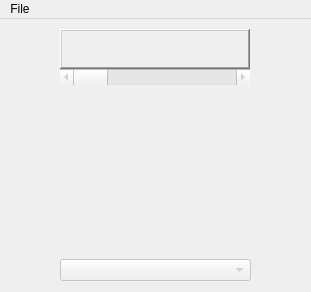
<?xml version="1.0" encoding="UTF-8"?>
<ui version="4.0">
 <class>frmBoxes</class>
 <widget class="QMainWindow" name="frmBoxes">
  <property name="geometry">
   <rect>
    <x>0</x>
    <y>0</y>
    <width>311</width>
    <height>292</height>
   </rect>
  </property>
  <property name="sizePolicy">
   <sizepolicy hsizetype="Fixed" vsizetype="Fixed">
    <horstretch>0</horstretch>
    <verstretch>0</verstretch>
   </sizepolicy>
  </property>
  <property name="windowTitle">
   <string>PKMDS Qt Edition</string>
  </property>
  <widget class="QWidget" name="centralWidget">
   <widget class="QFrame" name="pc_frame">
    <property name="geometry">
     <rect>
      <x>60</x>
      <y>70</y>
      <width>192</width>
      <height>160</height>
     </rect>
    </property>
    <property name="styleSheet">
     <string notr="true">background: transparent</string>
    </property>
    <property name="frameShape">
     <enum>QFrame::NoFrame</enum>
    </property>
    <property name="frameShadow">
     <enum>QFrame::Plain</enum>
    </property>
    <widget class="QGraphicsView" name="pbBoxSlot26">
     <property name="geometry">
      <rect>
       <x>30</x>
       <y>120</y>
       <width>32</width>
       <height>32</height>
      </rect>
     </property>
     <property name="maximumSize">
      <size>
       <width>32</width>
       <height>32</height>
      </size>
     </property>
     <property name="styleSheet">
      <string notr="true">background: transparent</string>
     </property>
     <property name="frameShape">
      <enum>QFrame::NoFrame</enum>
     </property>
     <property name="frameShadow">
      <enum>QFrame::Plain</enum>
     </property>
     <property name="verticalScrollBarPolicy">
      <enum>Qt::ScrollBarAlwaysOff</enum>
     </property>
     <property name="horizontalScrollBarPolicy">
      <enum>Qt::ScrollBarAlwaysOff</enum>
     </property>
    </widget>
    <widget class="QGraphicsView" name="pbBoxSlot20">
     <property name="geometry">
      <rect>
       <x>30</x>
       <y>90</y>
       <width>32</width>
       <height>32</height>
      </rect>
     </property>
     <property name="maximumSize">
      <size>
       <width>32</width>
       <height>32</height>
      </size>
     </property>
     <property name="styleSheet">
      <string notr="true">background: transparent</string>
     </property>
     <property name="frameShape">
      <enum>QFrame::NoFrame</enum>
     </property>
     <property name="frameShadow">
      <enum>QFrame::Plain</enum>
     </property>
     <property name="verticalScrollBarPolicy">
      <enum>Qt::ScrollBarAlwaysOff</enum>
     </property>
     <property name="horizontalScrollBarPolicy">
      <enum>Qt::ScrollBarAlwaysOff</enum>
     </property>
    </widget>
    <widget class="QGraphicsView" name="pbBoxSlot28">
     <property name="geometry">
      <rect>
       <x>90</x>
       <y>120</y>
       <width>32</width>
       <height>32</height>
      </rect>
     </property>
     <property name="maximumSize">
      <size>
       <width>32</width>
       <height>32</height>
      </size>
     </property>
     <property name="styleSheet">
      <string notr="true">background: transparent</string>
     </property>
     <property name="frameShape">
      <enum>QFrame::NoFrame</enum>
     </property>
     <property name="frameShadow">
      <enum>QFrame::Plain</enum>
     </property>
     <property name="verticalScrollBarPolicy">
      <enum>Qt::ScrollBarAlwaysOff</enum>
     </property>
     <property name="horizontalScrollBarPolicy">
      <enum>Qt::ScrollBarAlwaysOff</enum>
     </property>
    </widget>
    <widget class="QGraphicsView" name="pbBoxSlot17">
     <property name="geometry">
      <rect>
       <x>120</x>
       <y>60</y>
       <width>32</width>
       <height>32</height>
      </rect>
     </property>
     <property name="maximumSize">
      <size>
       <width>32</width>
       <height>32</height>
      </size>
     </property>
     <property name="styleSheet">
      <string notr="true">background: transparent</string>
     </property>
     <property name="frameShape">
      <enum>QFrame::NoFrame</enum>
     </property>
     <property name="frameShadow">
      <enum>QFrame::Plain</enum>
     </property>
     <property name="verticalScrollBarPolicy">
      <enum>Qt::ScrollBarAlwaysOff</enum>
     </property>
     <property name="horizontalScrollBarPolicy">
      <enum>Qt::ScrollBarAlwaysOff</enum>
     </property>
    </widget>
    <widget class="QGraphicsView" name="pbBoxSlot29">
     <property name="geometry">
      <rect>
       <x>120</x>
       <y>120</y>
       <width>32</width>
       <height>32</height>
      </rect>
     </property>
     <property name="maximumSize">
      <size>
       <width>32</width>
       <height>32</height>
      </size>
     </property>
     <property name="styleSheet">
      <string notr="true">background: transparent</string>
     </property>
     <property name="frameShape">
      <enum>QFrame::NoFrame</enum>
     </property>
     <property name="frameShadow">
      <enum>QFrame::Plain</enum>
     </property>
     <property name="verticalScrollBarPolicy">
      <enum>Qt::ScrollBarAlwaysOff</enum>
     </property>
     <property name="horizontalScrollBarPolicy">
      <enum>Qt::ScrollBarAlwaysOff</enum>
     </property>
    </widget>
    <widget class="QGraphicsView" name="pbPCBox">
     <property name="geometry">
      <rect>
       <x>0</x>
       <y>0</y>
       <width>192</width>
       <height>160</height>
      </rect>
     </property>
     <property name="frameShape">
      <enum>QFrame::NoFrame</enum>
     </property>
     <property name="frameShadow">
      <enum>QFrame::Plain</enum>
     </property>
     <property name="verticalScrollBarPolicy">
      <enum>Qt::ScrollBarAlwaysOff</enum>
     </property>
     <property name="horizontalScrollBarPolicy">
      <enum>Qt::ScrollBarAlwaysOff</enum>
     </property>
    </widget>
    <widget class="QGraphicsView" name="pbBoxSlot07">
     <property name="geometry">
      <rect>
       <x>0</x>
       <y>30</y>
       <width>32</width>
       <height>32</height>
      </rect>
     </property>
     <property name="maximumSize">
      <size>
       <width>32</width>
       <height>32</height>
      </size>
     </property>
     <property name="styleSheet">
      <string notr="true">background: transparent</string>
     </property>
     <property name="frameShape">
      <enum>QFrame::NoFrame</enum>
     </property>
     <property name="frameShadow">
      <enum>QFrame::Plain</enum>
     </property>
     <property name="verticalScrollBarPolicy">
      <enum>Qt::ScrollBarAlwaysOff</enum>
     </property>
     <property name="horizontalScrollBarPolicy">
      <enum>Qt::ScrollBarAlwaysOff</enum>
     </property>
    </widget>
    <widget class="QGraphicsView" name="pbBoxSlot25">
     <property name="geometry">
      <rect>
       <x>0</x>
       <y>120</y>
       <width>32</width>
       <height>32</height>
      </rect>
     </property>
     <property name="maximumSize">
      <size>
       <width>32</width>
       <height>32</height>
      </size>
     </property>
     <property name="styleSheet">
      <string notr="true">background: transparent</string>
     </property>
     <property name="frameShape">
      <enum>QFrame::NoFrame</enum>
     </property>
     <property name="frameShadow">
      <enum>QFrame::Plain</enum>
     </property>
     <property name="verticalScrollBarPolicy">
      <enum>Qt::ScrollBarAlwaysOff</enum>
     </property>
     <property name="horizontalScrollBarPolicy">
      <enum>Qt::ScrollBarAlwaysOff</enum>
     </property>
    </widget>
    <widget class="QGraphicsView" name="pbBoxSlot30">
     <property name="geometry">
      <rect>
       <x>150</x>
       <y>120</y>
       <width>32</width>
       <height>32</height>
      </rect>
     </property>
     <property name="maximumSize">
      <size>
       <width>32</width>
       <height>32</height>
      </size>
     </property>
     <property name="styleSheet">
      <string notr="true">background: transparent</string>
     </property>
     <property name="frameShape">
      <enum>QFrame::NoFrame</enum>
     </property>
     <property name="frameShadow">
      <enum>QFrame::Plain</enum>
     </property>
     <property name="verticalScrollBarPolicy">
      <enum>Qt::ScrollBarAlwaysOff</enum>
     </property>
     <property name="horizontalScrollBarPolicy">
      <enum>Qt::ScrollBarAlwaysOff</enum>
     </property>
    </widget>
    <widget class="QGraphicsView" name="pbBoxSlot27">
     <property name="geometry">
      <rect>
       <x>60</x>
       <y>120</y>
       <width>32</width>
       <height>32</height>
      </rect>
     </property>
     <property name="maximumSize">
      <size>
       <width>32</width>
       <height>32</height>
      </size>
     </property>
     <property name="styleSheet">
      <string notr="true">background: transparent</string>
     </property>
     <property name="frameShape">
      <enum>QFrame::NoFrame</enum>
     </property>
     <property name="frameShadow">
      <enum>QFrame::Plain</enum>
     </property>
     <property name="verticalScrollBarPolicy">
      <enum>Qt::ScrollBarAlwaysOff</enum>
     </property>
     <property name="horizontalScrollBarPolicy">
      <enum>Qt::ScrollBarAlwaysOff</enum>
     </property>
    </widget>
    <widget class="QGraphicsView" name="pbBoxSlot11">
     <property name="geometry">
      <rect>
       <x>120</x>
       <y>30</y>
       <width>32</width>
       <height>32</height>
      </rect>
     </property>
     <property name="maximumSize">
      <size>
       <width>32</width>
       <height>32</height>
      </size>
     </property>
     <property name="styleSheet">
      <string notr="true">background: transparent</string>
     </property>
     <property name="frameShape">
      <enum>QFrame::NoFrame</enum>
     </property>
     <property name="frameShadow">
      <enum>QFrame::Plain</enum>
     </property>
     <property name="verticalScrollBarPolicy">
      <enum>Qt::ScrollBarAlwaysOff</enum>
     </property>
     <property name="horizontalScrollBarPolicy">
      <enum>Qt::ScrollBarAlwaysOff</enum>
     </property>
    </widget>
    <widget class="QGraphicsView" name="pbBoxSlot15">
     <property name="geometry">
      <rect>
       <x>60</x>
       <y>60</y>
       <width>32</width>
       <height>32</height>
      </rect>
     </property>
     <property name="maximumSize">
      <size>
       <width>32</width>
       <height>32</height>
      </size>
     </property>
     <property name="styleSheet">
      <string notr="true">background: transparent</string>
     </property>
     <property name="frameShape">
      <enum>QFrame::NoFrame</enum>
     </property>
     <property name="frameShadow">
      <enum>QFrame::Plain</enum>
     </property>
     <property name="verticalScrollBarPolicy">
      <enum>Qt::ScrollBarAlwaysOff</enum>
     </property>
     <property name="horizontalScrollBarPolicy">
      <enum>Qt::ScrollBarAlwaysOff</enum>
     </property>
    </widget>
    <widget class="QGraphicsView" name="pbBoxSlot01">
     <property name="geometry">
      <rect>
       <x>0</x>
       <y>0</y>
       <width>32</width>
       <height>32</height>
      </rect>
     </property>
     <property name="maximumSize">
      <size>
       <width>32</width>
       <height>32</height>
      </size>
     </property>
     <property name="styleSheet">
      <string notr="true">background: transparent</string>
     </property>
     <property name="frameShape">
      <enum>QFrame::NoFrame</enum>
     </property>
     <property name="frameShadow">
      <enum>QFrame::Plain</enum>
     </property>
     <property name="verticalScrollBarPolicy">
      <enum>Qt::ScrollBarAlwaysOff</enum>
     </property>
     <property name="horizontalScrollBarPolicy">
      <enum>Qt::ScrollBarAlwaysOff</enum>
     </property>
    </widget>
    <widget class="QGraphicsView" name="pbBoxSlot12">
     <property name="geometry">
      <rect>
       <x>150</x>
       <y>30</y>
       <width>32</width>
       <height>32</height>
      </rect>
     </property>
     <property name="maximumSize">
      <size>
       <width>32</width>
       <height>32</height>
      </size>
     </property>
     <property name="styleSheet">
      <string notr="true">background: transparent</string>
     </property>
     <property name="frameShape">
      <enum>QFrame::NoFrame</enum>
     </property>
     <property name="frameShadow">
      <enum>QFrame::Plain</enum>
     </property>
     <property name="verticalScrollBarPolicy">
      <enum>Qt::ScrollBarAlwaysOff</enum>
     </property>
     <property name="horizontalScrollBarPolicy">
      <enum>Qt::ScrollBarAlwaysOff</enum>
     </property>
    </widget>
    <widget class="QGraphicsView" name="pbBoxSlot23">
     <property name="geometry">
      <rect>
       <x>120</x>
       <y>90</y>
       <width>32</width>
       <height>32</height>
      </rect>
     </property>
     <property name="maximumSize">
      <size>
       <width>32</width>
       <height>32</height>
      </size>
     </property>
     <property name="styleSheet">
      <string notr="true">background: transparent</string>
     </property>
     <property name="frameShape">
      <enum>QFrame::NoFrame</enum>
     </property>
     <property name="frameShadow">
      <enum>QFrame::Plain</enum>
     </property>
     <property name="verticalScrollBarPolicy">
      <enum>Qt::ScrollBarAlwaysOff</enum>
     </property>
     <property name="horizontalScrollBarPolicy">
      <enum>Qt::ScrollBarAlwaysOff</enum>
     </property>
    </widget>
    <widget class="QGraphicsView" name="pbBoxSlot09">
     <property name="geometry">
      <rect>
       <x>60</x>
       <y>30</y>
       <width>32</width>
       <height>32</height>
      </rect>
     </property>
     <property name="maximumSize">
      <size>
       <width>32</width>
       <height>32</height>
      </size>
     </property>
     <property name="styleSheet">
      <string notr="true">background: transparent</string>
     </property>
     <property name="frameShape">
      <enum>QFrame::NoFrame</enum>
     </property>
     <property name="frameShadow">
      <enum>QFrame::Plain</enum>
     </property>
     <property name="verticalScrollBarPolicy">
      <enum>Qt::ScrollBarAlwaysOff</enum>
     </property>
     <property name="horizontalScrollBarPolicy">
      <enum>Qt::ScrollBarAlwaysOff</enum>
     </property>
    </widget>
    <widget class="QGraphicsView" name="pbBoxSlot13">
     <property name="geometry">
      <rect>
       <x>0</x>
       <y>60</y>
       <width>32</width>
       <height>32</height>
      </rect>
     </property>
     <property name="maximumSize">
      <size>
       <width>32</width>
       <height>32</height>
      </size>
     </property>
     <property name="styleSheet">
      <string notr="true">background: transparent</string>
     </property>
     <property name="frameShape">
      <enum>QFrame::NoFrame</enum>
     </property>
     <property name="frameShadow">
      <enum>QFrame::Plain</enum>
     </property>
     <property name="verticalScrollBarPolicy">
      <enum>Qt::ScrollBarAlwaysOff</enum>
     </property>
     <property name="horizontalScrollBarPolicy">
      <enum>Qt::ScrollBarAlwaysOff</enum>
     </property>
    </widget>
    <widget class="QGraphicsView" name="pbBoxSlot19">
     <property name="geometry">
      <rect>
       <x>0</x>
       <y>90</y>
       <width>32</width>
       <height>32</height>
      </rect>
     </property>
     <property name="maximumSize">
      <size>
       <width>32</width>
       <height>32</height>
      </size>
     </property>
     <property name="styleSheet">
      <string notr="true">background: transparent</string>
     </property>
     <property name="frameShape">
      <enum>QFrame::NoFrame</enum>
     </property>
     <property name="frameShadow">
      <enum>QFrame::Plain</enum>
     </property>
     <property name="verticalScrollBarPolicy">
      <enum>Qt::ScrollBarAlwaysOff</enum>
     </property>
     <property name="horizontalScrollBarPolicy">
      <enum>Qt::ScrollBarAlwaysOff</enum>
     </property>
    </widget>
    <widget class="QGraphicsView" name="pbBoxSlot04">
     <property name="geometry">
      <rect>
       <x>90</x>
       <y>0</y>
       <width>32</width>
       <height>32</height>
      </rect>
     </property>
     <property name="maximumSize">
      <size>
       <width>32</width>
       <height>32</height>
      </size>
     </property>
     <property name="styleSheet">
      <string notr="true">background: transparent</string>
     </property>
     <property name="frameShape">
      <enum>QFrame::NoFrame</enum>
     </property>
     <property name="frameShadow">
      <enum>QFrame::Plain</enum>
     </property>
     <property name="verticalScrollBarPolicy">
      <enum>Qt::ScrollBarAlwaysOff</enum>
     </property>
     <property name="horizontalScrollBarPolicy">
      <enum>Qt::ScrollBarAlwaysOff</enum>
     </property>
    </widget>
    <widget class="QGraphicsView" name="pbBoxSlot05">
     <property name="geometry">
      <rect>
       <x>120</x>
       <y>0</y>
       <width>32</width>
       <height>32</height>
      </rect>
     </property>
     <property name="maximumSize">
      <size>
       <width>32</width>
       <height>32</height>
      </size>
     </property>
     <property name="styleSheet">
      <string notr="true">background: transparent</string>
     </property>
     <property name="frameShape">
      <enum>QFrame::NoFrame</enum>
     </property>
     <property name="frameShadow">
      <enum>QFrame::Plain</enum>
     </property>
     <property name="verticalScrollBarPolicy">
      <enum>Qt::ScrollBarAlwaysOff</enum>
     </property>
     <property name="horizontalScrollBarPolicy">
      <enum>Qt::ScrollBarAlwaysOff</enum>
     </property>
    </widget>
    <widget class="QGraphicsView" name="pbBoxSlot02">
     <property name="geometry">
      <rect>
       <x>30</x>
       <y>0</y>
       <width>32</width>
       <height>32</height>
      </rect>
     </property>
     <property name="maximumSize">
      <size>
       <width>32</width>
       <height>32</height>
      </size>
     </property>
     <property name="styleSheet">
      <string notr="true">background: transparent</string>
     </property>
     <property name="frameShape">
      <enum>QFrame::NoFrame</enum>
     </property>
     <property name="frameShadow">
      <enum>QFrame::Plain</enum>
     </property>
     <property name="verticalScrollBarPolicy">
      <enum>Qt::ScrollBarAlwaysOff</enum>
     </property>
     <property name="horizontalScrollBarPolicy">
      <enum>Qt::ScrollBarAlwaysOff</enum>
     </property>
    </widget>
    <widget class="QGraphicsView" name="pbBoxSlot16">
     <property name="geometry">
      <rect>
       <x>90</x>
       <y>60</y>
       <width>32</width>
       <height>32</height>
      </rect>
     </property>
     <property name="maximumSize">
      <size>
       <width>32</width>
       <height>32</height>
      </size>
     </property>
     <property name="styleSheet">
      <string notr="true">background: transparent</string>
     </property>
     <property name="frameShape">
      <enum>QFrame::NoFrame</enum>
     </property>
     <property name="frameShadow">
      <enum>QFrame::Plain</enum>
     </property>
     <property name="verticalScrollBarPolicy">
      <enum>Qt::ScrollBarAlwaysOff</enum>
     </property>
     <property name="horizontalScrollBarPolicy">
      <enum>Qt::ScrollBarAlwaysOff</enum>
     </property>
    </widget>
    <widget class="QGraphicsView" name="pbBoxSlot03">
     <property name="geometry">
      <rect>
       <x>60</x>
       <y>0</y>
       <width>32</width>
       <height>32</height>
      </rect>
     </property>
     <property name="maximumSize">
      <size>
       <width>32</width>
       <height>32</height>
      </size>
     </property>
     <property name="styleSheet">
      <string notr="true">background: transparent</string>
     </property>
     <property name="frameShape">
      <enum>QFrame::NoFrame</enum>
     </property>
     <property name="frameShadow">
      <enum>QFrame::Plain</enum>
     </property>
     <property name="verticalScrollBarPolicy">
      <enum>Qt::ScrollBarAlwaysOff</enum>
     </property>
     <property name="horizontalScrollBarPolicy">
      <enum>Qt::ScrollBarAlwaysOff</enum>
     </property>
    </widget>
    <widget class="QGraphicsView" name="pbBoxSlot18">
     <property name="geometry">
      <rect>
       <x>150</x>
       <y>60</y>
       <width>32</width>
       <height>32</height>
      </rect>
     </property>
     <property name="maximumSize">
      <size>
       <width>32</width>
       <height>32</height>
      </size>
     </property>
     <property name="styleSheet">
      <string notr="true">background: transparent</string>
     </property>
     <property name="frameShape">
      <enum>QFrame::NoFrame</enum>
     </property>
     <property name="frameShadow">
      <enum>QFrame::Plain</enum>
     </property>
     <property name="verticalScrollBarPolicy">
      <enum>Qt::ScrollBarAlwaysOff</enum>
     </property>
     <property name="horizontalScrollBarPolicy">
      <enum>Qt::ScrollBarAlwaysOff</enum>
     </property>
    </widget>
    <widget class="QGraphicsView" name="pbBoxSlot22">
     <property name="geometry">
      <rect>
       <x>90</x>
       <y>90</y>
       <width>32</width>
       <height>32</height>
      </rect>
     </property>
     <property name="maximumSize">
      <size>
       <width>32</width>
       <height>32</height>
      </size>
     </property>
     <property name="styleSheet">
      <string notr="true">background: transparent</string>
     </property>
     <property name="frameShape">
      <enum>QFrame::NoFrame</enum>
     </property>
     <property name="frameShadow">
      <enum>QFrame::Plain</enum>
     </property>
     <property name="verticalScrollBarPolicy">
      <enum>Qt::ScrollBarAlwaysOff</enum>
     </property>
     <property name="horizontalScrollBarPolicy">
      <enum>Qt::ScrollBarAlwaysOff</enum>
     </property>
    </widget>
    <widget class="QGraphicsView" name="pbBoxSlot10">
     <property name="geometry">
      <rect>
       <x>90</x>
       <y>30</y>
       <width>32</width>
       <height>32</height>
      </rect>
     </property>
     <property name="maximumSize">
      <size>
       <width>32</width>
       <height>32</height>
      </size>
     </property>
     <property name="styleSheet">
      <string notr="true">background: transparent</string>
     </property>
     <property name="frameShape">
      <enum>QFrame::NoFrame</enum>
     </property>
     <property name="frameShadow">
      <enum>QFrame::Plain</enum>
     </property>
     <property name="verticalScrollBarPolicy">
      <enum>Qt::ScrollBarAlwaysOff</enum>
     </property>
     <property name="horizontalScrollBarPolicy">
      <enum>Qt::ScrollBarAlwaysOff</enum>
     </property>
    </widget>
    <widget class="QGraphicsView" name="pbBoxSlot06">
     <property name="geometry">
      <rect>
       <x>150</x>
       <y>0</y>
       <width>32</width>
       <height>32</height>
      </rect>
     </property>
     <property name="maximumSize">
      <size>
       <width>32</width>
       <height>32</height>
      </size>
     </property>
     <property name="styleSheet">
      <string notr="true">background: transparent</string>
     </property>
     <property name="frameShape">
      <enum>QFrame::NoFrame</enum>
     </property>
     <property name="frameShadow">
      <enum>QFrame::Plain</enum>
     </property>
     <property name="verticalScrollBarPolicy">
      <enum>Qt::ScrollBarAlwaysOff</enum>
     </property>
     <property name="horizontalScrollBarPolicy">
      <enum>Qt::ScrollBarAlwaysOff</enum>
     </property>
    </widget>
    <widget class="QGraphicsView" name="pbBoxSlot08">
     <property name="geometry">
      <rect>
       <x>30</x>
       <y>30</y>
       <width>32</width>
       <height>32</height>
      </rect>
     </property>
     <property name="maximumSize">
      <size>
       <width>32</width>
       <height>32</height>
      </size>
     </property>
     <property name="styleSheet">
      <string notr="true">background: transparent</string>
     </property>
     <property name="frameShape">
      <enum>QFrame::NoFrame</enum>
     </property>
     <property name="frameShadow">
      <enum>QFrame::Plain</enum>
     </property>
     <property name="verticalScrollBarPolicy">
      <enum>Qt::ScrollBarAlwaysOff</enum>
     </property>
     <property name="horizontalScrollBarPolicy">
      <enum>Qt::ScrollBarAlwaysOff</enum>
     </property>
    </widget>
    <widget class="QGraphicsView" name="pbBoxSlot14">
     <property name="geometry">
      <rect>
       <x>30</x>
       <y>60</y>
       <width>32</width>
       <height>32</height>
      </rect>
     </property>
     <property name="maximumSize">
      <size>
       <width>32</width>
       <height>32</height>
      </size>
     </property>
     <property name="styleSheet">
      <string notr="true">background: transparent</string>
     </property>
     <property name="frameShape">
      <enum>QFrame::NoFrame</enum>
     </property>
     <property name="frameShadow">
      <enum>QFrame::Plain</enum>
     </property>
     <property name="verticalScrollBarPolicy">
      <enum>Qt::ScrollBarAlwaysOff</enum>
     </property>
     <property name="horizontalScrollBarPolicy">
      <enum>Qt::ScrollBarAlwaysOff</enum>
     </property>
    </widget>
    <widget class="QGraphicsView" name="pbBoxSlot21">
     <property name="geometry">
      <rect>
       <x>60</x>
       <y>90</y>
       <width>32</width>
       <height>32</height>
      </rect>
     </property>
     <property name="maximumSize">
      <size>
       <width>32</width>
       <height>32</height>
      </size>
     </property>
     <property name="styleSheet">
      <string notr="true">background: transparent</string>
     </property>
     <property name="frameShape">
      <enum>QFrame::NoFrame</enum>
     </property>
     <property name="frameShadow">
      <enum>QFrame::Plain</enum>
     </property>
     <property name="verticalScrollBarPolicy">
      <enum>Qt::ScrollBarAlwaysOff</enum>
     </property>
     <property name="horizontalScrollBarPolicy">
      <enum>Qt::ScrollBarAlwaysOff</enum>
     </property>
    </widget>
    <widget class="QGraphicsView" name="pbBoxSlot24">
     <property name="geometry">
      <rect>
       <x>150</x>
       <y>90</y>
       <width>32</width>
       <height>32</height>
      </rect>
     </property>
     <property name="maximumSize">
      <size>
       <width>32</width>
       <height>32</height>
      </size>
     </property>
     <property name="styleSheet">
      <string notr="true">background: transparent</string>
     </property>
     <property name="frameShape">
      <enum>QFrame::NoFrame</enum>
     </property>
     <property name="frameShadow">
      <enum>QFrame::Plain</enum>
     </property>
     <property name="verticalScrollBarPolicy">
      <enum>Qt::ScrollBarAlwaysOff</enum>
     </property>
     <property name="horizontalScrollBarPolicy">
      <enum>Qt::ScrollBarAlwaysOff</enum>
     </property>
    </widget>
    <zorder>pbPCBox</zorder>
    <zorder>pbBoxSlot30</zorder>
    <zorder>pbBoxSlot25</zorder>
    <zorder>pbBoxSlot08</zorder>
    <zorder>pbBoxSlot23</zorder>
    <zorder>pbBoxSlot15</zorder>
    <zorder>pbBoxSlot19</zorder>
    <zorder>pbBoxSlot18</zorder>
    <zorder>pbBoxSlot20</zorder>
    <zorder>pbBoxSlot22</zorder>
    <zorder>pbBoxSlot04</zorder>
    <zorder>pbBoxSlot07</zorder>
    <zorder>pbBoxSlot21</zorder>
    <zorder>pbBoxSlot01</zorder>
    <zorder>pbBoxSlot28</zorder>
    <zorder>pbBoxSlot29</zorder>
    <zorder>pbBoxSlot12</zorder>
    <zorder>pbBoxSlot24</zorder>
    <zorder>pbBoxSlot09</zorder>
    <zorder>pbBoxSlot26</zorder>
    <zorder>pbBoxSlot27</zorder>
    <zorder>pbBoxSlot06</zorder>
    <zorder>pbBoxSlot03</zorder>
    <zorder>pbBoxSlot13</zorder>
    <zorder>pbBoxSlot11</zorder>
    <zorder>pbBoxSlot17</zorder>
    <zorder>pbBoxSlot16</zorder>
    <zorder>pbBoxSlot14</zorder>
    <zorder>pbBoxSlot02</zorder>
    <zorder>pbBoxSlot05</zorder>
    <zorder>pbBoxSlot10</zorder>
   </widget>
   <widget class="QFrame" name="party_frame">
    <property name="geometry">
     <rect>
      <x>60</x>
      <y>10</y>
      <width>190</width>
      <height>40</height>
     </rect>
    </property>
    <property name="frameShape">
     <enum>QFrame::WinPanel</enum>
    </property>
    <property name="frameShadow">
     <enum>QFrame::Raised</enum>
    </property>
    <widget class="QGraphicsView" name="pbPartySlot06">
     <property name="geometry">
      <rect>
       <x>150</x>
       <y>0</y>
       <width>32</width>
       <height>32</height>
      </rect>
     </property>
     <property name="styleSheet">
      <string notr="true">background: transparent</string>
     </property>
     <property name="frameShape">
      <enum>QFrame::NoFrame</enum>
     </property>
     <property name="verticalScrollBarPolicy">
      <enum>Qt::ScrollBarAlwaysOff</enum>
     </property>
     <property name="horizontalScrollBarPolicy">
      <enum>Qt::ScrollBarAlwaysOff</enum>
     </property>
    </widget>
    <widget class="QGraphicsView" name="pbPartySlot04">
     <property name="geometry">
      <rect>
       <x>90</x>
       <y>0</y>
       <width>32</width>
       <height>32</height>
      </rect>
     </property>
     <property name="styleSheet">
      <string notr="true">background: transparent</string>
     </property>
     <property name="frameShape">
      <enum>QFrame::NoFrame</enum>
     </property>
     <property name="verticalScrollBarPolicy">
      <enum>Qt::ScrollBarAlwaysOff</enum>
     </property>
     <property name="horizontalScrollBarPolicy">
      <enum>Qt::ScrollBarAlwaysOff</enum>
     </property>
    </widget>
    <widget class="QGraphicsView" name="pbPartySlot01">
     <property name="geometry">
      <rect>
       <x>0</x>
       <y>0</y>
       <width>32</width>
       <height>32</height>
      </rect>
     </property>
     <property name="styleSheet">
      <string notr="true">background: transparent</string>
     </property>
     <property name="frameShape">
      <enum>QFrame::NoFrame</enum>
     </property>
     <property name="verticalScrollBarPolicy">
      <enum>Qt::ScrollBarAlwaysOff</enum>
     </property>
     <property name="horizontalScrollBarPolicy">
      <enum>Qt::ScrollBarAlwaysOff</enum>
     </property>
    </widget>
    <widget class="QGraphicsView" name="pbPartySlot03">
     <property name="geometry">
      <rect>
       <x>60</x>
       <y>0</y>
       <width>32</width>
       <height>32</height>
      </rect>
     </property>
     <property name="styleSheet">
      <string notr="true">background: transparent</string>
     </property>
     <property name="frameShape">
      <enum>QFrame::NoFrame</enum>
     </property>
     <property name="verticalScrollBarPolicy">
      <enum>Qt::ScrollBarAlwaysOff</enum>
     </property>
     <property name="horizontalScrollBarPolicy">
      <enum>Qt::ScrollBarAlwaysOff</enum>
     </property>
    </widget>
    <widget class="QGraphicsView" name="pbPartySlot02">
     <property name="geometry">
      <rect>
       <x>30</x>
       <y>0</y>
       <width>32</width>
       <height>32</height>
      </rect>
     </property>
     <property name="styleSheet">
      <string notr="true">background: transparent</string>
     </property>
     <property name="frameShape">
      <enum>QFrame::NoFrame</enum>
     </property>
     <property name="verticalScrollBarPolicy">
      <enum>Qt::ScrollBarAlwaysOff</enum>
     </property>
     <property name="horizontalScrollBarPolicy">
      <enum>Qt::ScrollBarAlwaysOff</enum>
     </property>
    </widget>
    <widget class="QGraphicsView" name="pbPartySlot05">
     <property name="geometry">
      <rect>
       <x>120</x>
       <y>0</y>
       <width>32</width>
       <height>32</height>
      </rect>
     </property>
     <property name="styleSheet">
      <string notr="true">background: transparent</string>
     </property>
     <property name="frameShape">
      <enum>QFrame::NoFrame</enum>
     </property>
     <property name="verticalScrollBarPolicy">
      <enum>Qt::ScrollBarAlwaysOff</enum>
     </property>
     <property name="horizontalScrollBarPolicy">
      <enum>Qt::ScrollBarAlwaysOff</enum>
     </property>
    </widget>
    <zorder>pbPartySlot01</zorder>
    <zorder>pbPartySlot02</zorder>
    <zorder>pbPartySlot04</zorder>
    <zorder>pbPartySlot05</zorder>
    <zorder>pbPartySlot06</zorder>
    <zorder>pbPartySlot03</zorder>
   </widget>
   <widget class="QComboBox" name="cbBoxes">
    <property name="enabled">
     <bool>false</bool>
    </property>
    <property name="geometry">
     <rect>
      <x>60</x>
      <y>240</y>
      <width>191</width>
      <height>22</height>
     </rect>
    </property>
   </widget>
   <widget class="QScrollBar" name="sbBoxIncrem">
    <property name="enabled">
     <bool>false</bool>
    </property>
    <property name="geometry">
     <rect>
      <x>60</x>
      <y>50</y>
      <width>190</width>
      <height>16</height>
     </rect>
    </property>
    <property name="maximum">
     <number>23</number>
    </property>
    <property name="pageStep">
     <number>6</number>
    </property>
    <property name="orientation">
     <enum>Qt::Horizontal</enum>
    </property>
   </widget>
  </widget>
  <widget class="QMenuBar" name="menuBar">
   <property name="geometry">
    <rect>
     <x>0</x>
     <y>0</y>
     <width>311</width>
     <height>21</height>
    </rect>
   </property>
   <widget class="QMenu" name="menuFile">
    <property name="title">
     <string>File</string>
    </property>
    <addaction name="actionLoad_SAV"/>
    <addaction name="actionSave_changes"/>
   </widget>
   <addaction name="menuFile"/>
  </widget>
  <action name="actionLoad_SAV">
   <property name="text">
    <string>Load SAV...</string>
   </property>
  </action>
  <action name="actionSave_changes">
   <property name="text">
    <string>Save changes</string>
   </property>
  </action>
 </widget>
 <layoutdefault spacing="6" margin="11"/>
 <resources/>
 <connections/>
</ui>
